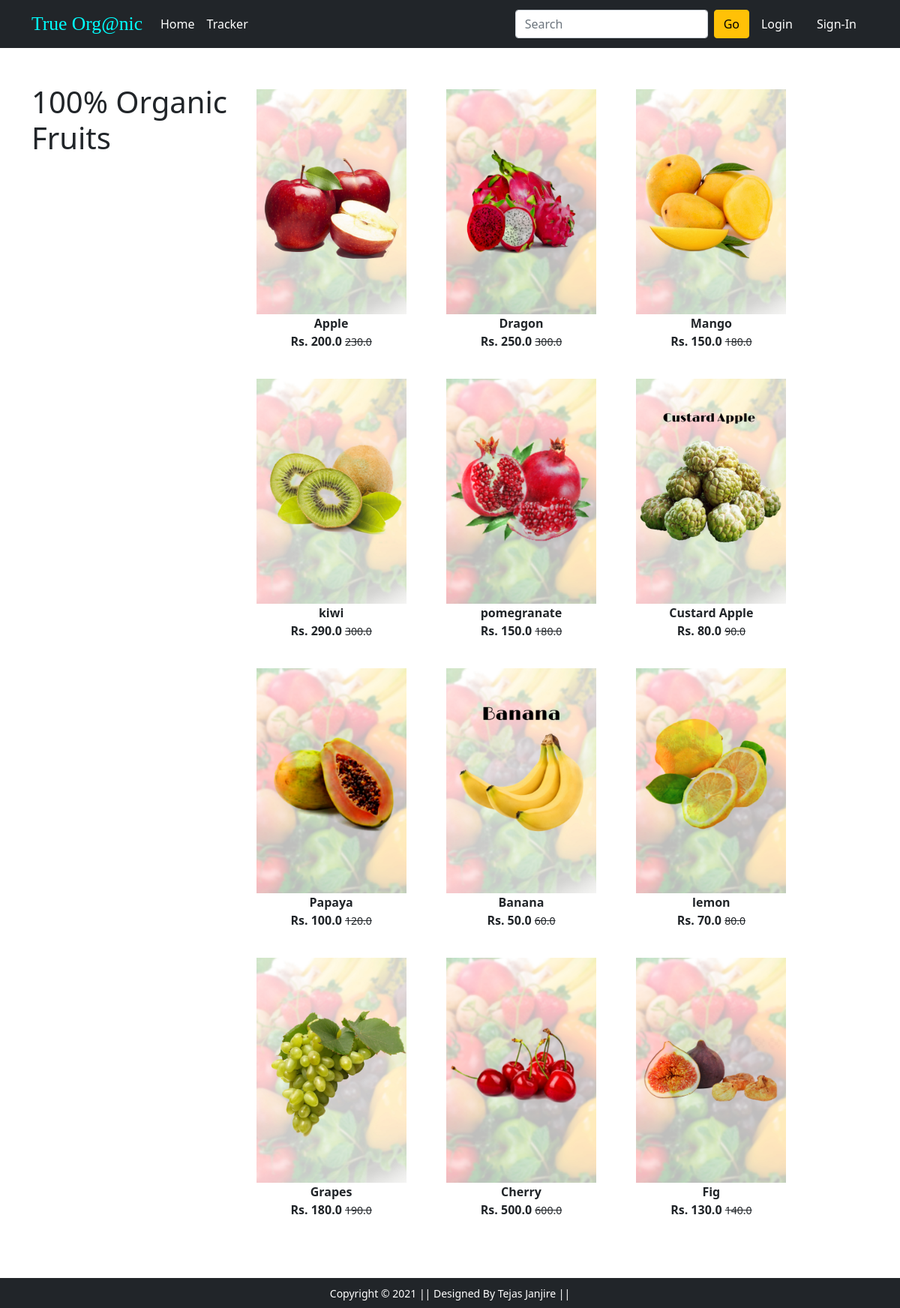
/mobile/, run on the app's committed database.
### app/models.py (models this page shows, shortened)
class Product(models.Model):
 title = models.CharField(max_length=100)
 selling_price = models.FloatField()
 discounted_price = models.FloatField()
 description = models.TextField()
 brand = models.CharField(max_length=100)
 category = models.CharField( choices=CATEGORY_CHOICES, max_length=2)
 product_image = models.ImageField(upload_to='productimg')

### app/views.py (the view)
# urls.py: path('mobile/', views.mobile, name='mobile'),
def mobile(request, data=None):
	totalitem = 0
	if request.user.is_authenticated:
		totalitem = len(Cart.objects.filter(user=request.user))
	if data==None :
			mobiles = Product.objects.filter(category='M')
	elif data == 'Redmi' or data == 'Samsung':
			mobiles = Product.objects.filter(category='M').filter(brand=data)
	elif data == 'below':
			mobiles = Product.objects.filter(category='M').filter(discounted_price__lt=10000)
	elif data == 'above':
			mobiles = Product.objects.filter(category='M').filter(discounted_price__gt=10000)
	return render(request, 'app/mobile.html', {'mobiles':mobiles, 'totalitem':totalitem})

### app/templates/app/mobile.html (shortened to what this page needs)
{% extends 'app/base.html' %}
{% load static %}
{% block main-content %}
<div class="container my-5">
 <div class="row">
  <div class="col-sm-3">
   <div class="list-group">
     <h1>100% Organic Fruits</h1>
   </div>
  </div>
  <div class="col-sm-8">
   <div class="row">
    {% for product in mobiles %}
     <div class="col-sm-4 text-center mb-4">
      <a href="{% url 'product-detail' product.id %}" class="btn">
       <div class="item">
        <img src="{{product.product_image.url}}" alt="" height="300" class="">
        <div class="fw-bold">{{product.title}}</div>
        <div class="fw-bold">Rs. {{product.discounted_price}} <small class="fw-light text-decoration-line-through">{{product.selling_price}}</small></div>
       </div>
      </a>
     </div>
    {% endfor %}
   </div>
  </div>
 </div>
</div>
{% endblock main-content %}

### app/templates/app/base.html (shortened to what this page needs)
<!doctype html>
{% load static %}
<html lang="en">
<head>
  <link href="https://cdn.jsdelivr.net/npm/bootstrap@5.0.0-beta1/dist/css/bootstrap.min.css" rel="stylesheet"
>
  <link rel="stylesheet" href="{% static 'app/css/owl.carousel.min.css' %}">
  <link rel="stylesheet" href="{% static 'app/css/all.min.css' %}">
  <link rel="stylesheet" href="{% static 'app/css/style.css' %}">
</head>
<body>
  <nav class="navbar navbar-expand-lg navbar-dark bg-dark">
    <div class="container">
      <a class="navbar-brand" href="/">True Org@nic </a>
      <div class=" collapse navbar-collapse" id="navbarSupportedContent">
        <ul class="navbar-nav me-auto mb-2 mb-lg-0">
          <li class="nav-item">
            <a class="nav-link active" aria-current="page" href="/">Home</a>
          </li>
          <li class="nav-item">
            <a class="nav-link active" aria-current="page" href="{% url 'orders' %}">Tracker</a>
          </li>
        </ul>
        <form class="d-flex">
          <input class="form-control me-2" type="search" placeholder="Search" aria-label="Search">
          <button class="btn btn-warning" type="submit">Go</button>
        </form>
        <div>
          <ul class="navbar-nav me-auto mb-2 mb-lg-0">
            {% if request.user.is_authenticated %}
            <li class="nav-item dropdown mx-2">
              <a class="nav-link dropdown-toggle text-white" href="#" id="profileDropdown" role="button"
                data-bs-toggle="dropdown" aria-expanded="false">
                {{request.user.username|capfirst}}
              </a>
              <ul class="dropdown-menu" aria-labelledby="profileDropdown">
                <li><a class="dropdown-item" href="{% url 'profile' %}">Profile</a></li>
                <li><a class="dropdown-item" href="{% url 'orders' %}">Orders</a></li>
                <li><a class="dropdown-item" href="{% url 'passwordchange' %}">Change Password</a></li>
                <li><a class="dropdown-item" href="{% url 'logout' %}">Logout</a></li>
              </ul>
            </li>
            <li class="nav-item mx-2">
              <a href="{% url 'showcart' %}" class="nav-link text-white"><span
                  class="badge bg-warning">{{totalitem}}</span> Cart </a>
            </li>
            {% else %}
            <li class="nav-item mx-2">
              <a href="{% url 'login' %}" class="nav-link text-white">Login</a>
            </li>
            <li class="nav-item mx-2">
              <a href="{% url 'customerregistration' %}" class="nav-link text-white">Sign-In</a>
            </li>
            {% endif %}
          </ul>
        </div>
      </div>
    </div>
  </nav>
  {% block main-content %} {% endblock main-content %}
  <footer class="container-fluid bg-dark text-center p-2 mt-5">
    <small class="text-white">Copyright &copy; 2021 || Designed By Tejas Janjire || </small>
  </footer>
</body>
</html>

### app/templates/app/base.html (style rules this page uses)
.navbar-brand { font-family: Georgia, 'Times New Roman', Times, serif; font-size: 1.6rem; }
.container .navbar-brand { color: aqua; }

### data on the page
Product: product_image (picture), title "Apple", discounted_price "200.0", selling_price "230.0"
Product: product_image (picture), title "Dragon", discounted_price "250.0", selling_price "300.0"
Product: product_image (picture), title "Mango", discounted_price "150.0", selling_price "180.0"
Product: product_image (picture), title "kiwi", discounted_price "290.0", selling_price "300.0"
Product: product_image (picture), title "pomegranate", discounted_price "150.0", selling_price "180.0"
Product: product_image (picture), title "Custard Apple", discounted_price "80.0", selling_price "90.0"
Product: product_image (picture), title "Papaya", discounted_price "100.0", selling_price "120.0"
Product: product_image (picture), title "Banana", discounted_price "50.0", selling_price "60.0"
Product: product_image (picture), title "lemon", discounted_price "70.0", selling_price "80.0"
Product: product_image (picture), title "Grapes", discounted_price "180.0", selling_price "190.0"
Product: product_image (picture), title "Cherry", discounted_price "500.0", selling_price "600.0"
Product: product_image (picture), title "Fig", discounted_price "130.0", selling_price "140.0"
